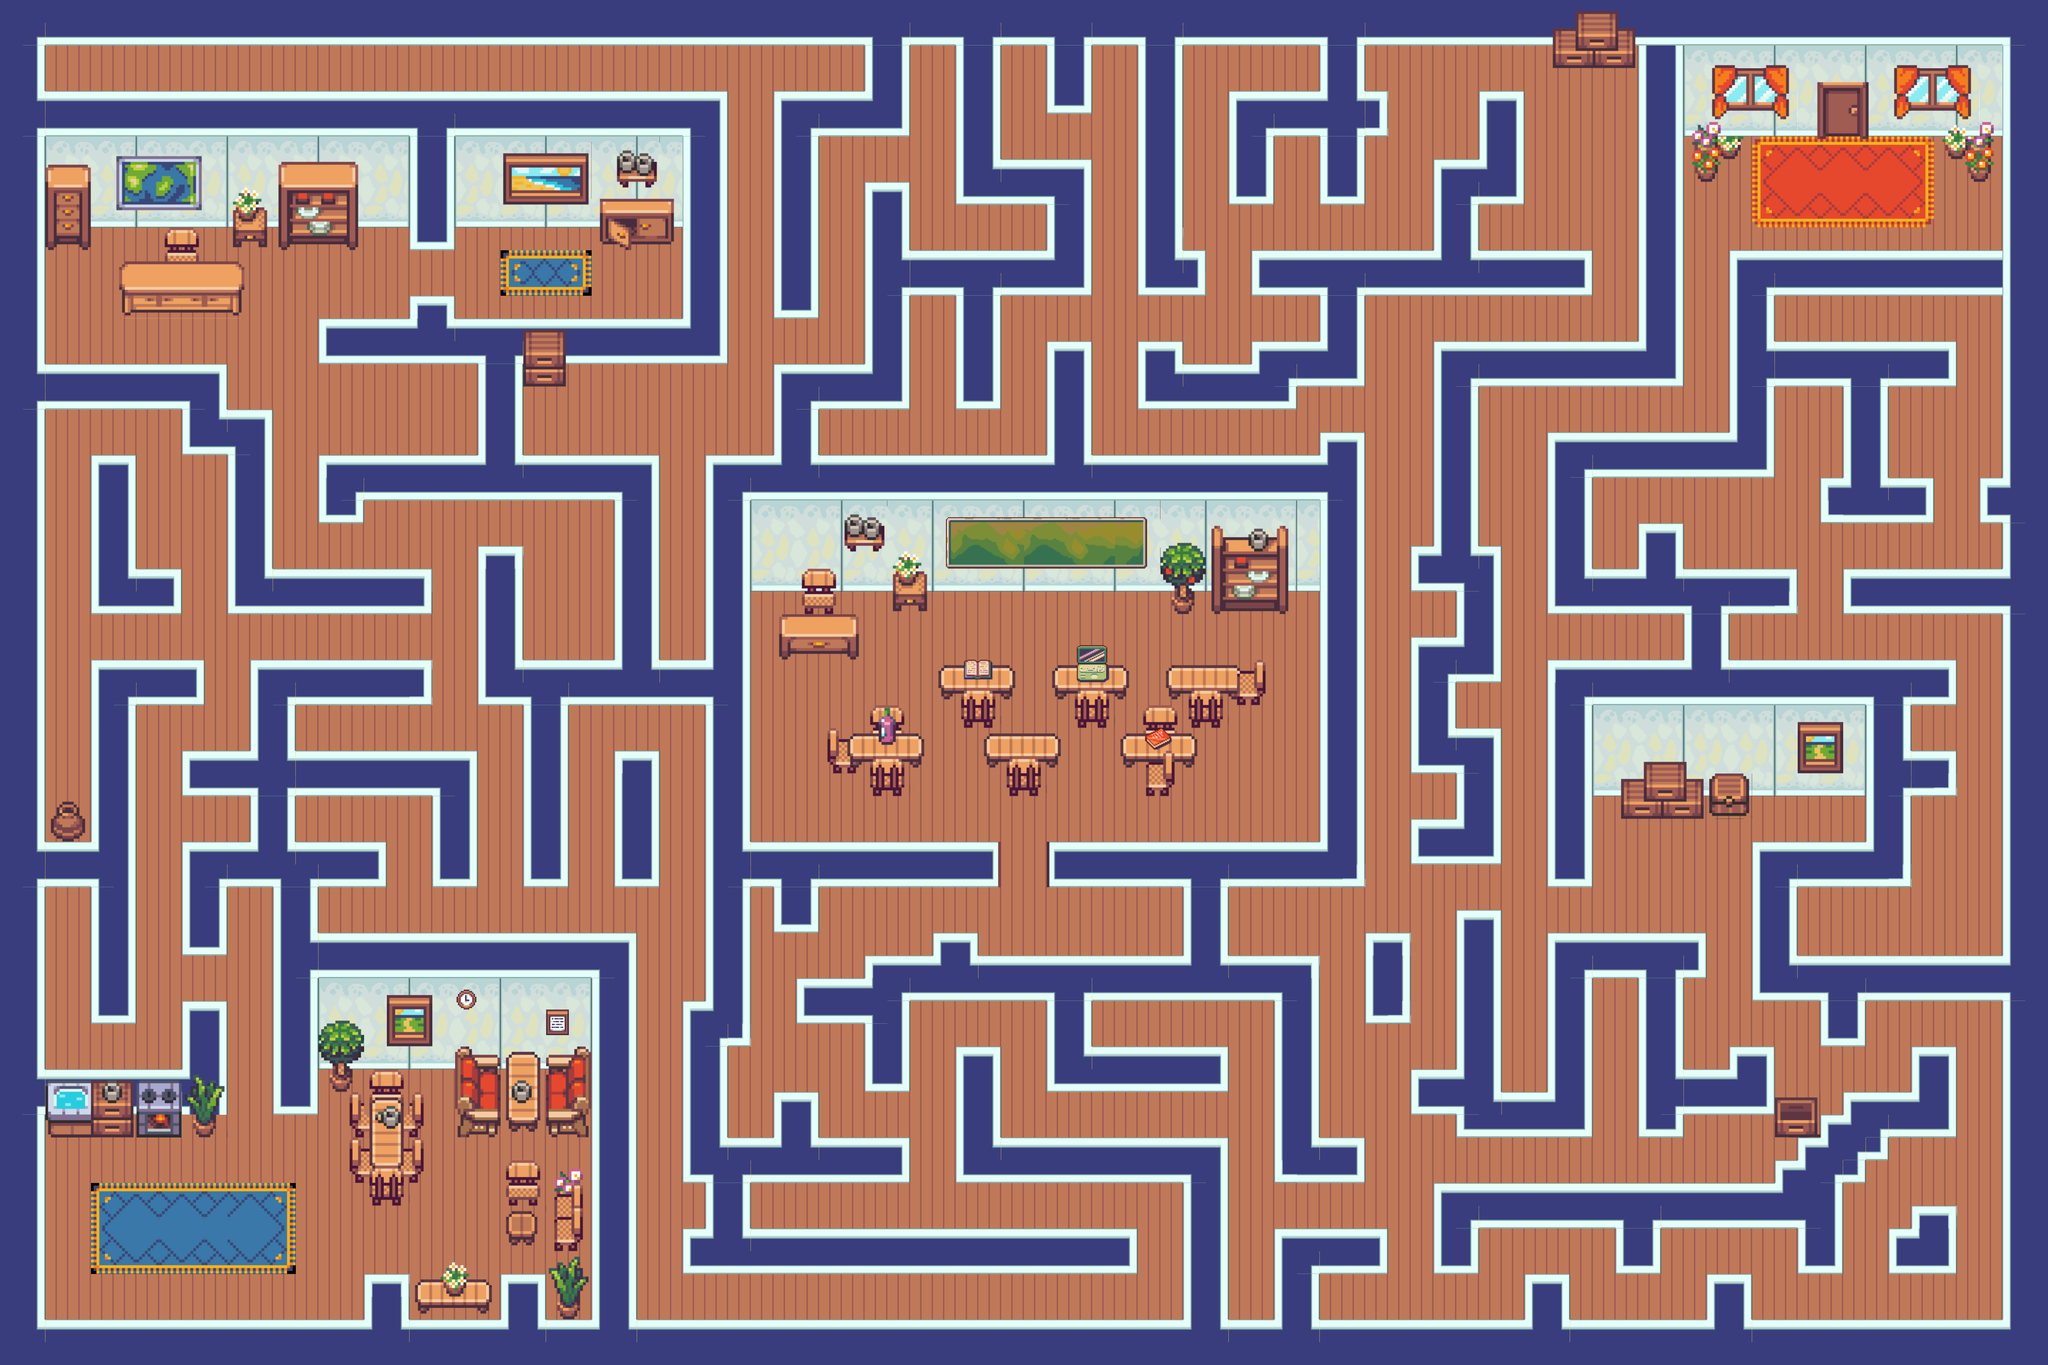

A 2D game scene composited from a Tiled map and its tileset images. What follows is a short description and the map's XML, with each tile layer's data collapsed to a summary:
An orthogonal 90x60 tile map with 48x48 px tiles, 5 tile layers (background, detailsLow, details, detailsTop, ...), 1 hidden layer not drawn, 5 tilesets and 172 objects (checkinCode, longBoi, waterSpill).

<map version="1.10" tiledversion="1.10.2" orientation="orthogonal" renderorder="right-down" width="90" height="60" tilewidth="48" tileheight="48" infinite="0" nextlayerid="35" nextobjectid="186">
 <tileset firstgid="1" source="CoolSchool_tilesetbigger.tsx" />
 <tileset firstgid="385" source="coolschool_A4bigger.tsx" />
 <tileset firstgid="399" source="CoolSchool_tileset.tsx" />
 <tileset firstgid="495" source="atlas_48x.tsx" />
 <tileset firstgid="1263" source="atlas_48xbigger.tsx" />
 <layer id="29" name="background" width="90" height="60">
  <data>[5400 cells, 5400 non-empty, 57 distinct tile ids]</data>
 </layer>
 <layer id="32" name="detailsLow" width="90" height="60">
  <data>[5400 cells, 131 non-empty, 53 distinct tile ids]</data>
 </layer>
 <layer id="31" name="details" width="90" height="60">
  <data>[5400 cells, 437 non-empty, 313 distinct tile ids]</data>
 </layer>
 <layer id="33" name="detailsTop" width="90" height="60">
  <data>[5400 cells, 38 non-empty, 34 distinct tile ids]</data>
 </layer>
 <layer id="27" name="openDoor" width="90" height="60">
  <data>[5400 cells, 46 non-empty, 19 distinct tile ids]</data>
 </layer>
 <layer id="20" name="collisions" width="90" height="60" visible="0">
  <data>[5400 cells, 2910 non-empty, 3 distinct tile ids]</data>
 </layer>
 <objectgroup id="28" name="objectcollision" visible="0">
  <object id="1" x="8" y="12" width="4312" height="68" />
  <object id="2" x="12" y="108" width="68" height="2764" />
  <object id="3" x="92" y="2812" width="4228" height="68" />
  <object id="4" x="4260" y="88" width="52" height="2712" />
  <object id="5" x="1848" y="100" width="56" height="184" />
  <object id="6" x="1656" y="216" width="188" height="52" />
  <object id="7" x="1652" y="264" width="48" height="392" />
  <object id="8" x="2036" y="100" width="56" height="320" />
  <object id="9" x="2108" y="348" width="180" height="68" />
  <object id="10" x="2216" y="432" width="76" height="176" />
  <object id="11" x="1844" y="544" width="364" height="68" />
  <object id="13" x="1832" y="396" width="76" height="452" />
  <object id="14" x="2032" y="628" width="60" height="220" />
  <object id="15" x="1644" y="780" width="180" height="68" />
  <object id="16" x="1656" y="872" width="52" height="164" />
  <object id="17" x="1508" y="980" width="1356" height="272" />
  <object id="18" x="2796" y="928" width="72" height="932" />
  <object id="19" x="1508" y="1796" width="1276" height="64" />
  <object id="20" x="1504" y="1272" width="64" height="508" />
  <object id="21" x="1012" y="1420" width="492" height="52" />
  <object id="22" x="1016" y="1172" width="72" height="236" />
  <object id="23" x="684" y="972" width="692" height="72" />
  <object id="24" x="1312" y="1064" width="60" height="352" />
  <object id="25" x="684" y="1064" width="68" height="32" />
  <object id="26" x="832" y="1172" width="64" height="116" />
  <object id="27" x="492" y="1216" width="328" height="64" />
  <object id="28" x="88" y="780" width="380" height="72" />
  <object id="29" x="400" y="872" width="160" height="76" />
  <object id="30" x="500" y="972" width="56" height="236" />
  <object id="31" x="200" y="976" width="72" height="308" />
  <object id="32" x="288" y="1212" width="80" height="76" />
  <object id="33" x="96" y="208" width="1428" height="264" />
  <object id="34" x="1524" y="472" />
  <object id="35" x="876" y="484" width="68" height="32" />
  <object id="36" x="1452" y="488" width="72" height="272" />
  <object id="37" x="680" y="692" width="760" height="56" />
  <object id="38" x="868" y="636" width="72" height="52" />
  <object id="39" x="1020" y="756" width="68" height="204" />
  <object id="40" x="2224" y="736" width="56" height="236" />
  <object id="41" x="2416" y="92" width="56" height="516" />
  <object id="42" x="2480" y="496" width="52" height="60" />
  <object id="43" x="2796" y="100" width="68" height="316" />
  <object id="44" x="2608" y="204" width="356" height="68" />
  <object id="45" x="2608" y="288" width="60" height="132" />
  <object id="46" x="3452" y="100" width="76" height="700" />
  <object id="47" x="3040" y="744" width="420" height="52" />
  <object id="48" x="2644" y="544" width="700" height="64" />
  <object id="49" x="3140" y="212" width="64" height="200" />
  <object id="50" x="3036" y="356" width="64" height="184" />
  <object id="51" x="3032" y="360" width="172" height="60" />
  <object id="52" x="3664" y="540" width="564" height="76" />
  <object id="53" x="3532" y="88" width="704" height="200" />
  <object id="54" x="3660" y="632" width="68" height="364" />
  <object id="55" x="3732" y="740" width="380" height="60" />
  <object id="56" x="3900" y="816" width="72" height="272" />
  <object id="57" x="3852" y="1020" width="212" height="72" />
  <object id="58" x="4184" y="1024" width="56" height="64" />
  <object id="62" x="3904" y="1216" width="328" height="64" />
  <object id="63" x="3276" y="924" width="380" height="72" />
  <object id="64" x="3272" y="1004" width="72" height="280" />
  <object id="65" x="3344" y="1216" width="428" height="60" />
  <object id="66" x="3468" y="1116" width="60" height="88" />
  <object id="67" x="3564" y="1288" width="72" height="180" />
  <object id="68" x="3280" y="1412" width="740" height="272" />
  <object id="69" x="4008" y="1404" width="108" height="72" />
  <object id="70" x="4016" y="1596" width="96" height="72" />
  <object id="71" x="3280" y="1684" width="64" height="176" />
  <object id="72" x="3948" y="1700" width="68" height="156" />
  <object id="73" x="3708" y="1796" width="232" height="68" />
  <object id="74" x="3708" y="1864" width="68" height="232" />
  <object id="75" x="3792" y="2036" width="452" height="64" />
  <object id="76" x="3852" y="2116" width="72" height="76" />
  <object id="77" x="3080" y="1936" width="76" height="452" />
  <object id="78" x="2972" y="2272" width="120" height="68" />
  <object id="79" x="2888" y="1976" width="72" height="172" />
  <object id="80" x="3036" y="808" width="68" height="424" />
  <object id="81" x="2988" y="1160" width="160" height="80" />
  <object id="82" x="3084" y="1256" width="68" height="168" />
  <object id="83" x="3080" y="1552" width="72" height="264" />
  <object id="84" x="3264" y="1976" width="76" height="412" />
  <object id="85" x="3464" y="1972" width="64" height="408" />
  <object id="86" x="2684" y="2016" width="84" height="468" />
  <object id="87" x="2692" y="2604" width="76" height="204" />
  <object id="88" x="2500" y="2416" width="72" height="376" />
  <object id="89" x="2508" y="1872" width="64" height="232" />
  <object id="90" x="4044" y="2220" width="68" height="156" />
  <object id="91" x="3904" y="2320" width="124" height="68" />
  <object id="92" x="3040" y="2516" width="832" height="64" />
  <object id="93" x="3028" y="2592" width="72" height="84" />
  <object id="94" x="3408" y="2596" width="80" height="84" />
  <object id="97" x="200" y="1404" width="68" height="744" />
  <object id="98" x="280" y="1400" width="136" height="76" />
  <object id="99" x="80" y="1780" width="112" height="76" />
  <object id="100" x="528" y="1404" width="76" height="456" />
  <object id="101" x="392" y="1792" width="72" height="212" />
  <object id="102" x="392" y="1592" width="600" height="72" />
  <object id="103" x="920" y="1680" width="68" height="176" />
  <object id="104" x="612" y="1408" width="280" height="64" />
  <object id="105" x="1112" y="1488" width="72" height="372" />
  <object id="106" x="1304" y="1600" width="72" height="256" />
  <object id="107" x="1640" y="1872" width="72" height="84" />
  <object id="108" x="468" y="1780" width="328" height="84" />
  </objectgroup>
 <objectgroup id="34" name="Events">
  <!-- 5 objects omitted --></objectgroup>
</map>
<!-- 70 of 172 objects omitted -->
